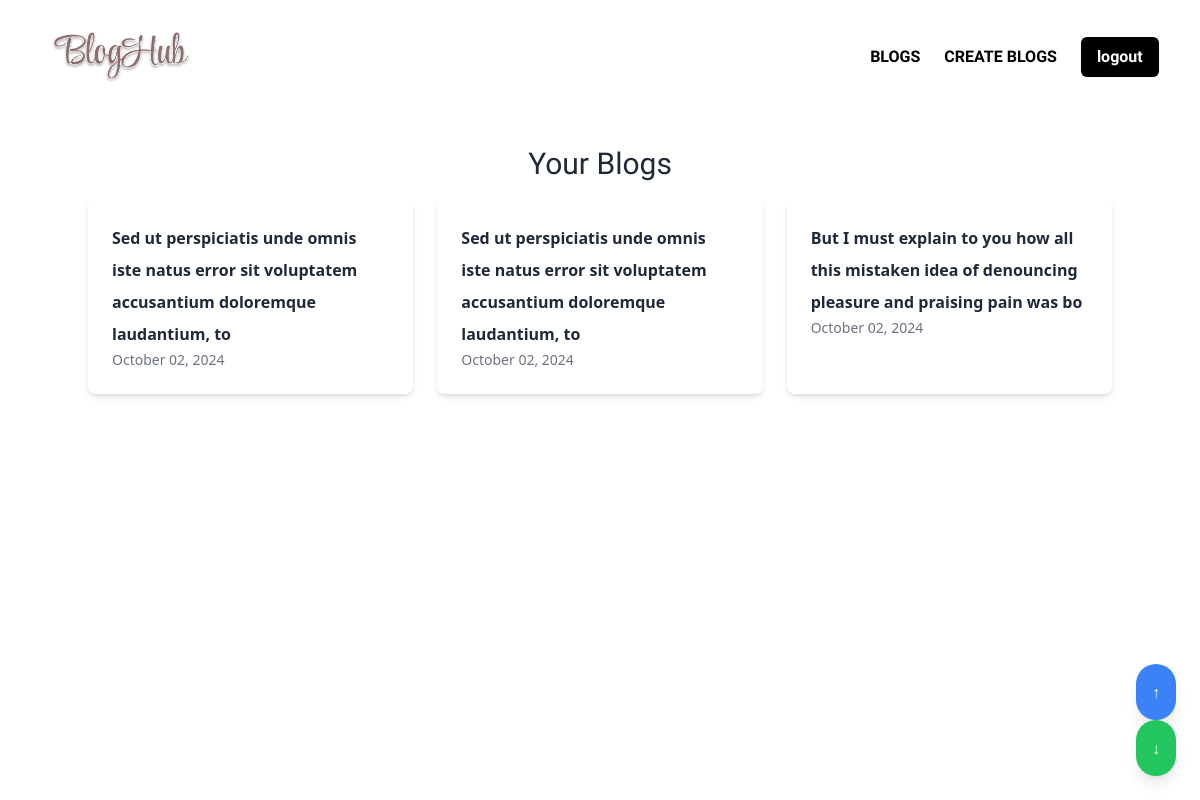
The page /myblogs/ (signed in) on the database its author committed.
### Blogs/models.py (models this page shows, shortened)
class BlogPost(models.Model):
     user = models.ForeignKey(User, on_delete=models.CASCADE)
     title = models.CharField(max_length=100)
     content = CKEditor5Field('Text', config_name='extends')
     date = models.DateTimeField(auto_now_add=True)

### Blogs/views.py (the view)
# urls.py: path('myblogs/', views.user_blog_view, name='myblogs'),
@login_required
def user_blog_view(request):
    user_blogs = BlogPost.objects.filter(user=request.user)
    return render(request, 'Blogs/user_blogs.html', {'user_blogs': user_blogs})

### Blogs/templates/Blogs/user_blogs.html (shortened to what this page needs)
{% extends 'Blogs/base.html' %}
{% block content %}
<header class=" lg:flex lg:justify-between lg:items-center w-[97%] block mx-auto">
    <div class="w-[96%] flex justify-between items-center mx-auto">
        <div class="my-8 "></div>
        <div class="jaldi-bold text-black flex gap-6 items-center">
            <a href="{% url 'Blogs:blogs' %}">BLOGS</a>
            <a href="{% url 'Blogs:create' %}">CREATE BLOGS</a>
            <a href="{% url 'MyUsers:logout' %}"
                class="hover:text-black hover:bg-[#ffd5ff] text-white bg-black px-4 py-2 rounded-md shadow-sm  focus:ring-2 focus:ring-offset-2 focus:ring-indigo-500"
                onclick="alert('You have been successfully logout.')">logout</a>
        </div>
</header>
<div class="container mx-auto py-8">
    <h2 class="text-3xl text-gray-800 mb-4 text-center aclonica-regular">Your Blogs</h2>
    <div class="grid grid-cols-1 md:grid-cols-2 lg:grid-cols-3 gap-6">
        {% for blog in user_blogs %}
        <div class="bg-white rounded-lg shadow-md p-6">
            <h3 class="text-2xl font-semibold text-gray-800">
                <a href="{% url 'Blogs:myblog' blog.id %}" class="hover:underline">{{ blog.title }}</a>
            </h3>
            <p class="text-sm text-gray-500">{{ blog.date|date:"F d, Y" }}</p>
        </div>
        {% empty %}
        <p class="text-center text-lg text-gray-600">You haven't published any blogs yet.</p>
        {% endfor %}
    </div>
</div>
{% endblock content %}

### Blogs/templates/Blogs/base.html (shortened to what this page needs)
{% load static %}
{% load static tailwind_tags %}
{% tailwind_css %}
<!DOCTYPE html>
<html lang="en">
<head>
  <link rel="stylesheet" href="{% static 'css/base.css' %}">
  <script src="https://cdn.tailwindcss.com"></script>
  <script src="https://cdn.tailwindcss.com?plugins=forms,typography,aspect-ratio,line-clamp,container-queries"></script>
</head>
<body>
  <div id="content">
    {% block content %}
    {% endblock content %}
  </div>
  <button id="scrollToTop"
    class="fixed bottom-20 right-6 bg-blue-500 text-white p-4 rounded-full shadow-lg hover:bg-blue-700 transition"
    onclick="scrollToTop()">
    ↑
  </button>
  <button id="scrollToBottom"
    class="fixed bottom-6 right-6 bg-green-500 text-white p-4 rounded-full shadow-lg hover:bg-green-700 transition"
    onclick="scrollToBottom()">
    ↓
  </button>
</body>
</html>

### static/css/base.css (style rules this page uses)
html { box-sizing: border-box; height: 100%; }
*, *:before, *:after { box-sizing: inherit; }
body { margin: 0%; height: 100%; }
html { font-size: 16px; }
a { font-size: 1rem; }
p { font-size: 1.563rem; }
.aclonica-regular { font-family: "Aclonica", system-ui; font-weight: 400; font-style: normal; }
.jaldi-bold { font-family: "Jaldi", system-ui; font-weight: 700; font-style: normal; }

### Blogs/templates/Blogs/base.html (style rules this page uses)
html { box-sizing: border-box; height: 100%; }
*, *:before, *:after { box-sizing: inherit; }
body { margin: 0%; height: 100%; }
html { font-size: 16px; }
a { font-size: 1rem; }
p { font-size: 1.563rem; }
.aclonica-regular { font-family: "Aclonica", system-ui; font-weight: 400; font-style: normal; }
.jaldi-bold { font-family: "Jaldi", system-ui; font-weight: 700; font-style: normal; }
#content { display: none; }

### rows shown on the page
BlogPost: title "Sed ut perspiciatis unde omnis iste natus error sit voluptatem accusantium doloremque laudantium, to", date "October 02, 2024"
BlogPost: title "Sed ut perspiciatis unde omnis iste natus error sit voluptatem accusantium doloremque laudantium, to", date "October 02, 2024"
BlogPost: title "But I must explain to you how all this mistaken idea of denouncing pleasure and praising pain was bo", date "October 02, 2024"
